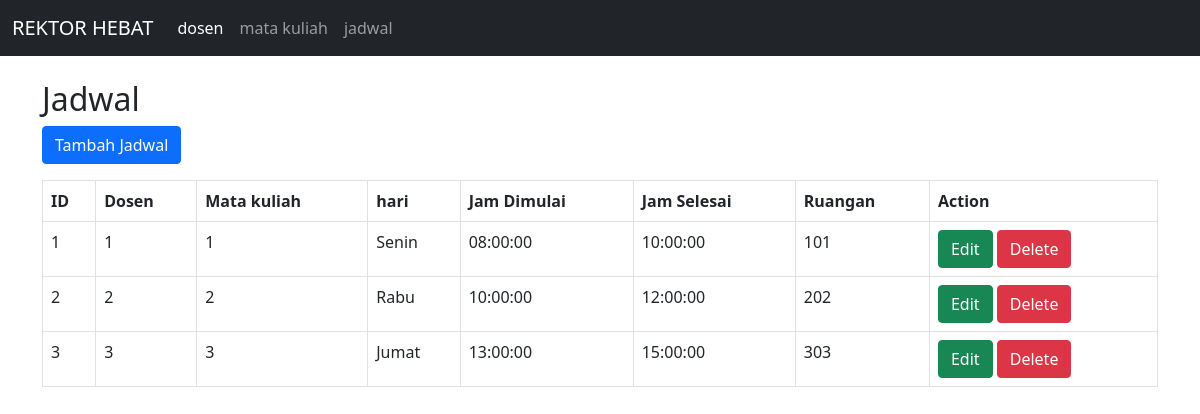
The app's page /index.php?page=jadwal with its own data.
### tables this page shows
CREATE TABLE `jadwal` (
  `id_jadwal` int(11) NOT NULL,
  `id_dosen` int(11) NOT NULL,
  `id_matakuliah` int(11) NOT NULL,
  `hari` varchar(25) NOT NULL,
  `jam_mulai` time NOT NULL,
  `jam_selesai` time NOT NULL,
  `ruang` int(11) NOT NULL
);

### Controller/Base.Controller.php (called while the page is built, shortened)
<?php
abstract class BaseController {
    protected function render($view, $data = []) {
        extract($data);
        include 'Template/Header.php';
        include "view/{$view}.php";
        include 'Template/Footer.php';
    }
}
?>

### Controller/Jadwal.Controller.php (called while the page is built, shortened)
<?php
require_once 'controller/Base.Controller.php';
require_once 'model/Jadwal.Class.php';
class JadwalController extends BaseController {
    private $model;
    public function __construct() {
        $this->model = new Jadwal();
    }
    public function handleRequest($action) {
        switch ($action) {
            case 'index':
                $this->index();
                break;
        }
    }
    public function index() {
        $result = $this->model->getJadwal();
        $jadwal = [];
        while ($row = mysqli_fetch_assoc($result)) {
            $jadwal[] = $row;
        }
        $this->render('jadwal/index', ['jadwal' => $jadwal]);
    }
}
?>

### index.php (called while the page is built)
<?php
$page = isset($_GET['page']) ? $_GET['page'] : 'home';
$action = isset($_GET['action']) ? $_GET['action'] : 'index';
if ($page == 'dosen') {
    include_once("controller/Dosen.controller.php");
    $controller = new DosenController();
    $controller->handleRequest($action);
} else if ($page == 'matakuliah') {
    include_once("controller/MataKuliah.controller.php");
    $controller = new MataKuliahController();
    $controller->handleRequest($action);
} else if ($page == 'jadwal') {
    include_once "controller/Jadwal.controller.php";
    $controller = new JadwalController();
    $controller->handleRequest($action);
} else if ($page == 'home') {
    include_once("view/Home.view.php");
    $view = new HomeView();
    $view->renderHome();
}
?>

### Model/Jadwal.Class.php (called while the page is built, shortened)
<?php
include_once "model/DB.class.php";
class jadwal extends DB{
    function getJadwal()
    {
        $query = "SELECT * FROM jadwal";
        return $this->execute($query);
    }
}
?>

### Model/DB.Class.php (called while the page is built, shortened)
<?php
class DB
{
    var $db_host;
    var $db_user;
    var $db_pass;
    var $db_name;
    var $db_link;
    function __construct($db_host = "localhost", $db_user = "root", $db_pass = "", $db_name = "tp_mvc25_ver2")
    {
        $this->db_host = $db_host;
        $this->db_user = $db_user;
        $this->db_pass = $db_pass;
        $this->db_name = $db_name;
    }
    function open()
    {
        $this->db_link = mysqli_connect($this->db_host, $this->db_user, $this->db_pass, $this->db_name);
    }
    function execute($query)
    {
        $this->result = mysqli_query($this->db_link, $query);
        return $this->result;
    }
}

### View/Jadwal/index.php (the view)
<h2>Jadwal</h2>
<a href="index.php?page=jadwal&action=create" class="btn btn-primary mb-3">
    Tambah Jadwal
</a>
<table class="table table-bordered">
    <thead>
        <tr>
            <th>ID</th>
            <th>Dosen</th>
            <th>Mata kuliah</th>
            <th>hari</th>
            <th>Jam Dimulai</th>
            <th>Jam Selesai</th>
            <th>Ruangan</th>
            <th>Action</th>
        </tr>
    </thead>
    <tbody>
        <?php foreach ($jadwal as $j) : ?>
            <tr>
                <td><?= $j['id_jadwal'] ?></td>
                <td><?= $j['id_dosen'] ?></td>
                <td><?= $j['id_matakuliah'] ?></td>
                <td><?= $j['hari'] ?></td>
                <td><?= $j['jam_mulai'] ?></td>
                <td><?= $j['jam_selesai'] ?></td>
                <td><?= $j['ruang'] ?></td>
                <td>
                    <a class="btn btn-success"
                       href="index.php?page=jadwal&action=edit&id=<?= $j['id_jadwal'] ?>">Edit</a>
                    <a class="btn btn-danger"
                       href="index.php?page=jadwal&action=delete&id=<?= $j['id_jadwal'] ?>"
                       onclick="return confirm('Hapus data ini?')">Delete</a>
                </td>
            </tr>
        <?php endforeach; ?>
    </tbody>
</table>

### records on screen
jadwal: id_jadwal "1", id_dosen "1", id_matakuliah "1", hari "Senin", jam_mulai "08:00:00", jam_selesai "10:00:00", ruang "101"
jadwal: id_jadwal "2", id_dosen "2", id_matakuliah "2", hari "Rabu", jam_mulai "10:00:00", jam_selesai "12:00:00", ruang "202"
jadwal: id_jadwal "3", id_dosen "3", id_matakuliah "3", hari "Jumat", jam_mulai "13:00:00", jam_selesai "15:00:00", ruang "303"
